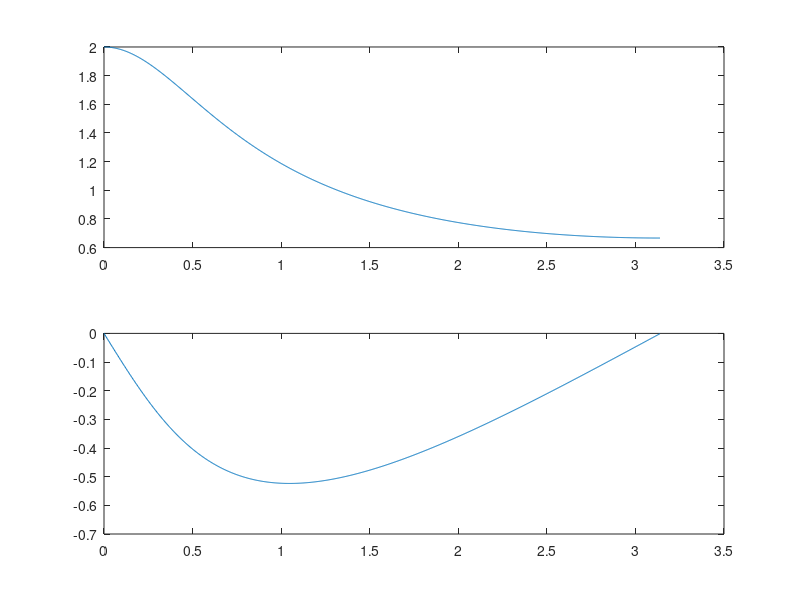
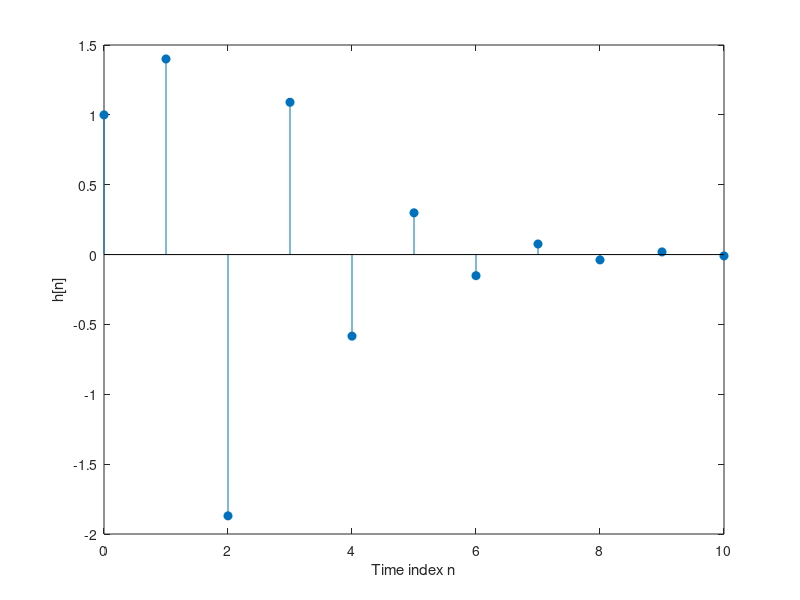
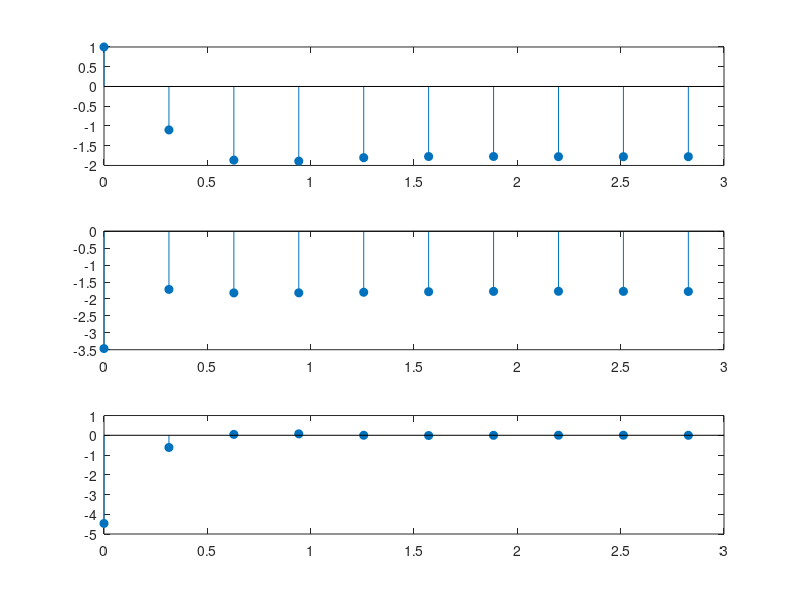

These charts were generated, in order, by the following MATLAB code:
close all
clear all
clc

%% DTFT of x[n] = (0.5)^n(u[n])
omega1 = 0:pi/1024:pi-(pi/1024);
b = [1];
a = [1 -0.5];

[X, omega1] = freqz(b, a, omega1);

figure; subplot(2, 1, 1)
plot(omega1, abs(X))
subplot(2, 1, 2)
plot(omega1, unwrap(angle(X)))

%% y[n] + 0.6y[n -1] + 0.03y[n - 2] - 0.01y[n - 3] = x[n] + 2x[n -1] - x[n - 2]
n = 0:10;
% Impulse Response
b = [1 2 -1];
a = [1 0.6 0.03 -0.01];

hnz = filter(b, a, [1, zeros(1, length(n) - 1)]);

figure;
stem(n, hnz, 'filled')
xlabel('Time index n')
ylabel('h[n]')

%% 
omega2 = 0:pi/10:pi-(pi/10)
b = [1 -2 -1];
a = [1 0.1 -0.025 0.05];
ynz = filter(b, a, [1, ones(1, length(omega2)-1)]);

figure;
subplot(311)
stem(omega2, ynz, 'filled')

[aa bb] = invfreqz(ynz,omega2,2,4)
[h,omega2] = freqz(aa,bb,omega2);

subplot(312)
stem(omega2, h, 'filled')

err = h - ynz
subplot(313)
stem(omega2, err, 'filled')
